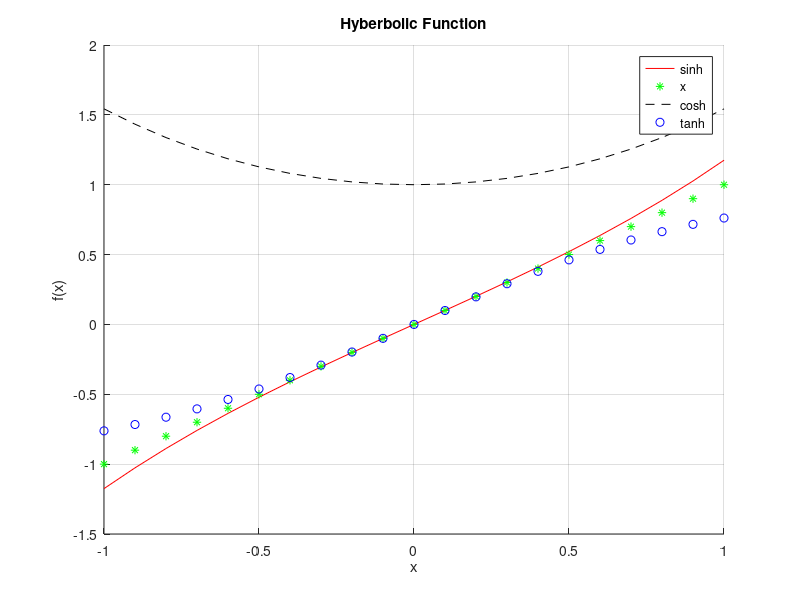

The MATLAB script that drew this image:
%------------------------Gaurav Joshi GWT-1840360--------------------------
clear all                                          % Clears command history
close all                                          % Closes  all windows
clc                                                % Clears command window
%%
x = -1:0.1:1;
y1 = sinh(x);
y2 = cosh(x);
y3 = tanh(x);

figure('Name','Gaurav Joshi GWT-1840360 ')
hold on 

plot(x,y1,'r')
plot(x,x,'*','color','green')
plot(x,y2,'--k')
plot(x,y3,'o','color','blue')
grid on
title('Hyberbolic Function')
legend('sinh','x','cosh','tanh')
xlabel('x')
ylabel('f(x)')
